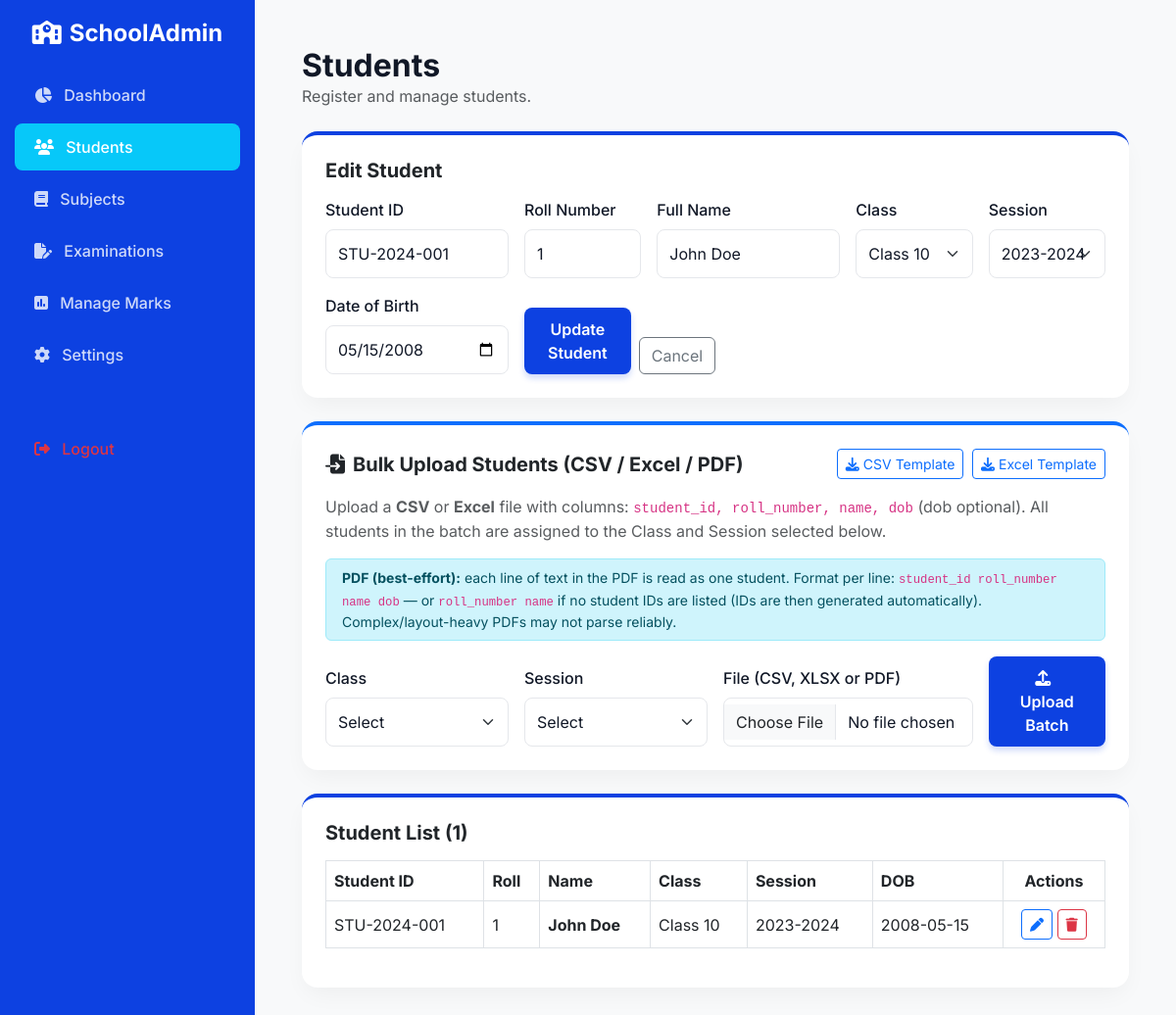
/admin/students.php?edit=1 (signed in), run on the app's committed database.
### tables this page shows
CREATE TABLE students (
    id INT AUTO_INCREMENT PRIMARY KEY,
    student_id VARCHAR(50) NOT NULL UNIQUE,
    roll_number INT NOT NULL,
    name VARCHAR(100) NOT NULL,
    class_id INT NOT NULL,
    session_id INT NOT NULL,
    dob DATE,
    FOREIGN KEY (class_id) REFERENCES classes(id),
    FOREIGN KEY (session_id) REFERENCES academic_sessions(id),
    UNIQUE KEY unique_roll (class_id, session_id, roll_number)
);

CREATE TABLE classes (
    id INT AUTO_INCREMENT PRIMARY KEY,
    class_name VARCHAR(50) NOT NULL
);

CREATE TABLE academic_sessions (
    id INT AUTO_INCREMENT PRIMARY KEY,
    session_name VARCHAR(50) NOT NULL,
    status ENUM('active', 'inactive') DEFAULT 'active'
);

### config/database.php (called while the page is built, shortened)
<?php
function escape($string) {
    return htmlspecialchars($string, ENT_QUOTES, 'UTF-8');
}
?>

### admin/students.php (the view, shortened to what this page needs)
<?php
require_once 'includes/header.php';
$classes = $pdo->query("SELECT * FROM classes ORDER BY class_name")->fetchAll();
$sessions = $pdo->query("SELECT * FROM academic_sessions ORDER BY session_name")->fetchAll();
$students = $pdo->query("SELECT s.*, c.class_name, sess.session_name
                         FROM students s
                         JOIN classes c ON s.class_id = c.id
                         JOIN academic_sessions sess ON s.session_id = sess.id
                         ORDER BY s.class_id, s.roll_number")->fetchAll();
$editStudent = null;
if (isset($_GET['edit'])) {
    $stmt = $pdo->prepare("SELECT * FROM students WHERE id = ?");
    $stmt->execute([(int)$_GET['edit']]);
    $editStudent = $stmt->fetch();
}
?>
<h2 class="fw-bold mb-0">Students</h2>
<p class="text-muted mb-4">Register and manage students.</p>
<div class="card card-custom p-4 mb-4">
    <h5 class="fw-bold mb-3"><?= $editStudent ? 'Edit Student' : 'Add New Student' ?></h5>
    <form method="POST">
        <div class="row g-3">
            <div class="col-md-3">
                <label class="form-label">Student ID</label>
                <input type="text" name="student_id" class="form-control" value="<?= escape($editStudent['student_id'] ?? '') ?>" required>
            </div>
            <div class="col-md-2">
                <label class="form-label">Roll Number</label>
                <input type="number" name="roll_number" class="form-control" value="<?= $editStudent['roll_number'] ?? '' ?>" required>
            </div>
            <div class="col-md-3">
                <label class="form-label">Full Name</label>
                <input type="text" name="name" class="form-control" value="<?= escape($editStudent['name'] ?? '') ?>" required>
            </div>
            <div class="col-md-2">
                <label class="form-label">Class</label>
                <select name="class_id" class="form-select" required>
                    <?php foreach ($classes as $c): ?>
                        <option value="<?= $c['id'] ?>" <?= isset($editStudent) && $editStudent['class_id'] == $c['id'] ? 'selected' : '' ?>><?= escape($c['class_name']) ?></option>
                    <?php endforeach; ?>
                </select>
            </div>
            <div class="col-md-2">
                <label class="form-label">Session</label>
                <select name="session_id" class="form-select" required>
                    <?php foreach ($sessions as $s): ?>
                        <option value="<?= $s['id'] ?>" <?= isset($editStudent) && $editStudent['session_id'] == $s['id'] ? 'selected' : '' ?>><?= escape($s['session_name']) ?></option>
                    <?php endforeach; ?>
                </select>
            </div>
            <div class="col-md-3">
                <label class="form-label">Date of Birth</label>
                <input type="date" name="dob" class="form-control" value="<?= $editStudent['dob'] ?? '' ?>">
            </div>
            <div class="col-md-3 d-flex align-items-end">
                <button type="submit" class="btn btn-primary-custom"><?= $editStudent ? 'Update Student' : 'Add Student' ?></button>
                <?php if ($editStudent): ?>
                    <a href="students.php" class="btn btn-outline-secondary ms-2">Cancel</a>
                <?php endif; ?>
            </div>
        </div>
    </form>
</div>
<div class="card card-custom p-4 mb-4 border-primary">
    <div class="d-flex justify-content-between align-items-center mb-3">
        <h5 class="fw-bold mb-0"><i class="fa-solid fa-file-import me-2"></i>Bulk Upload Students (CSV / Excel / PDF)</h5>
        <div>
            <a href="students.php?download_template=csv" class="btn btn-sm btn-outline-primary me-1"><i class="fa-solid fa-download me-1"></i>CSV Template</a>
            <a href="students.php?download_template=xlsx" class="btn btn-sm btn-outline-primary"><i class="fa-solid fa-download me-1"></i>Excel Template</a>
        </div>
    </div>
    <p class="text-muted mb-3">
        Upload a <strong>CSV</strong> or <strong>Excel</strong> file with columns:
        <code>student_id, roll_number, name, dob</code> (dob optional). All students in the batch are assigned to the
        Class and Session selected below.
    </p>
    <div class="alert alert-info py-2 small mb-3">
        <strong>PDF (best-effort):</strong> each line of text in the PDF is read as one student. Format per line:
        <code>student_id roll_number name dob</code> — or <code>roll_number name</code> if no student IDs are listed
        (IDs are then generated automatically). Complex/layout-heavy PDFs may not parse reliably.
    </div>
    <form method="POST" enctype="multipart/form-data">
        <div class="row g-3 align-items-end">
            <div class="col-md-3">
                <label class="form-label">Class</label>
                <select name="class_id" class="form-select" required>
                    <option value="">Select</option>
                </select>
            </div>
            <div class="col-md-3">
                <label class="form-label">Session</label>
                <select name="session_id" class="form-select" required>
                    <option value="">Select</option>
                </select>
            </div>
            <div class="col-md-4">
                <label class="form-label">File (CSV, XLSX or PDF)</label>
                <input type="file" name="import_file" class="form-control" accept=".csv,.xlsx,.pdf" required>
            </div>
            <div class="col-md-2">
                <button type="submit" class="btn btn-primary-custom w-100"><i class="fa-solid fa-upload me-2"></i>Upload Batch</button>
            </div>
        </div>
    </form>
</div>
<div class="card card-custom p-4">
    <h5 class="fw-bold mb-3">Student List (<?= count($students) ?>)</h5>
    <div class="table-responsive">
        <table class="table table-bordered table-hover align-middle">
            <thead>
                <tr>
                    <th>Student ID</th>
                    <th>Roll</th>
                    <th>Name</th>
                    <th>Class</th>
                    <th>Session</th>
                    <th>DOB</th>
                    <th class="text-center">Actions</th>
                </tr>
            </thead>
            <tbody>
                <?php foreach ($students as $st): ?>
                <tr>
                    <td><?= escape($st['student_id']) ?></td>
                    <td><?= $st['roll_number'] ?></td>
                    <td class="fw-bold"><?= escape($st['name']) ?></td>
                    <td><?= escape($st['class_name']) ?></td>
                    <td><?= escape($st['session_name']) ?></td>
                    <td><?= $st['dob'] ?></td>
                    <td class="text-center">
                        <a href="students.php?edit=<?= $st['id'] ?>" class="btn btn-sm btn-outline-primary"><i class="fa-solid fa-pen"></i></a>
                        <form method="POST" class="d-inline" onsubmit="return confirm('Delete this student?');">
                            <button type="submit" class="btn btn-sm btn-outline-danger"><i class="fa-solid fa-trash"></i></button>
                        </form>
                    </td>
                </tr>
                <?php endforeach; ?>
            </tbody>
        </table>
    </div>
</div>
<?php require_once 'includes/footer.php'; ?>

### assets/css/style.css (style rules this page uses)
:root { --primary-blue: #0D41E1; --secondary-cyan: #07C8F9; --bg-light: #F4F8FF; --white: #FFFFFF; --text-dark: #111827; --text-muted: #6B7280; --border-color: #E5E7EB; --success: #10B981; --danger: #EF4444; }
body { font-family: 'Inter', sans-serif; background-color: var(--bg-light); color: var(--text-dark); -webkit-font-smoothing: antialiased; }
.btn-primary-custom { background: var(--primary-blue); color: var(--white); font-weight: 600; border: none; border-radius: 8px; padding: 10px 24px; transition: all 0.3s ease; box-shadow: 0 4px 6px rgba(13, 65, 225, 0.2); }
.card-custom { background: var(--white); border-radius: 16px; border: none; box-shadow: 0 10px 25px -5px rgba(0, 0, 0, 0.05); border-top: 4px solid var(--primary-blue); transition: transform 0.3s ease, box-shadow 0.3s ease; }
.form-control, .form-select { border: 1px solid var(--border-color); border-radius: 8px; padding: 12px; color: var(--text-dark); }
.form-label { font-weight: 500; color: var(--text-dark); }

### data on the page
students: student_id "STU-2024-001", roll_number "1", name "John Doe", class_id "Class 10", session_id "2023-2024", dob "05/15/2008", student "STU-2024-001", class.class_name "Class 10", session.session_name "2023-2024", dob "2008-05-15"

### other printed values
count($students) "1"
